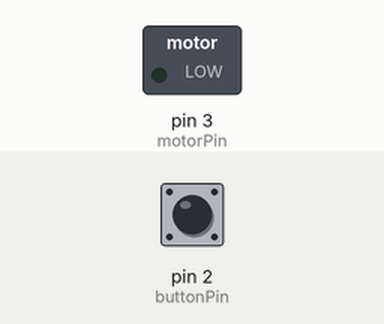
Simulated run of this sketch. Board: Arduino Uno, built with avr-gcc and run on an emulated ATmega328P. Parts: switched loads named in the sketch (green lamp = pin HIGH). The inputs (shaded band) are chosen by the test bench; at power-on: pin 2 (buttonPin) LOW.

Above: at 1.2 s.
1.3 s: pin 2 (buttonPin) pulled HIGH for 0.15 s
At 1.37 s:
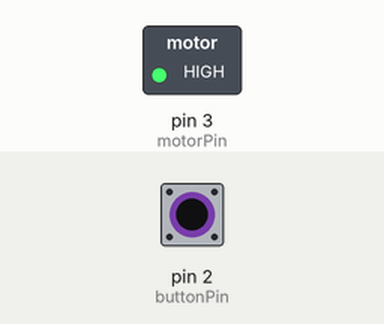
2.9 s: pin 2 (buttonPin) pulled HIGH for 3.2 s
At 6.4 s:
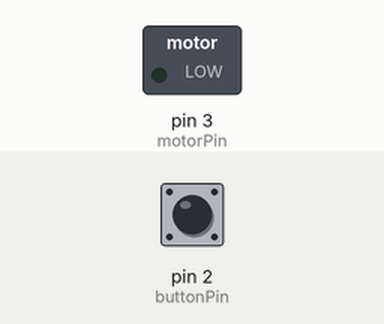
Timing chart, 0 to 7.9 s (numbered marks = the images above; inputs shaded):
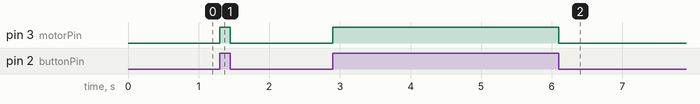

Measured:
- after the input at 1.3 s, pin 3 (motorPin): LOW → HIGH at once, → LOW 0.15 s later
- after the input at 2.9 s, pin 3 (motorPin): LOW → HIGH at once, → LOW 3.2 s later

The sketch:

Basic_Motor_w_Button.ino
```cpp
/*     -----------------------------------------------------------
 *     |  Arduino Experimentation Kit Example Code               |
 *     |  CIRC-03 .: Spin Motor Spin :. (Transistor and Motor)   |
 *     -----------------------------------------------------------
 *
 * The Arduinos pins are great for driving LEDs however if you hook
 * up something that requires more power you will quickly break them.
 * To control bigger items we need the help of a transistor.
 * Here we will use a transistor to control a small toy motor
 *
 * http://tinyurl.com/d4wht7
 *
 */

int motorPin = 3;  // define the pin the motor is connected to
                   // (if you use pin 9,10,11 or 3you can also control speed)
const int buttonPin = 2;     // the number of the pushbutton pin
int buttonState = 0;         // variable for reading the pushbutton status

/*
 * setup() - this function runs once when you turn your Arduino on
 * We set the motors pin to be an output (turning the pin high (+5v) or low (ground) (-))
 * rather than an input (checking whether a pin is high or low)
 */
void setup()
{
 pinMode(motorPin, OUTPUT);
 pinMode(buttonPin, INPUT);
}


/*
 * loop() - this function will start after setup finishes and then repeat
 * we call a function called motorOnThenOff()
 */

void loop()                     // run over and over again
{

  // read the state of the pushbutton value:
  buttonState = digitalRead(buttonPin);

   // check if the pushbutton is pressed.
  // if it is, the buttonState is HIGH:
  if (buttonState == HIGH) {

    digitalWrite(motorPin, HIGH); // turns the motor On
  }
  else {
    // turn motor off:
   digitalWrite(motorPin, LOW); // turns the motor off
  }

}
```
